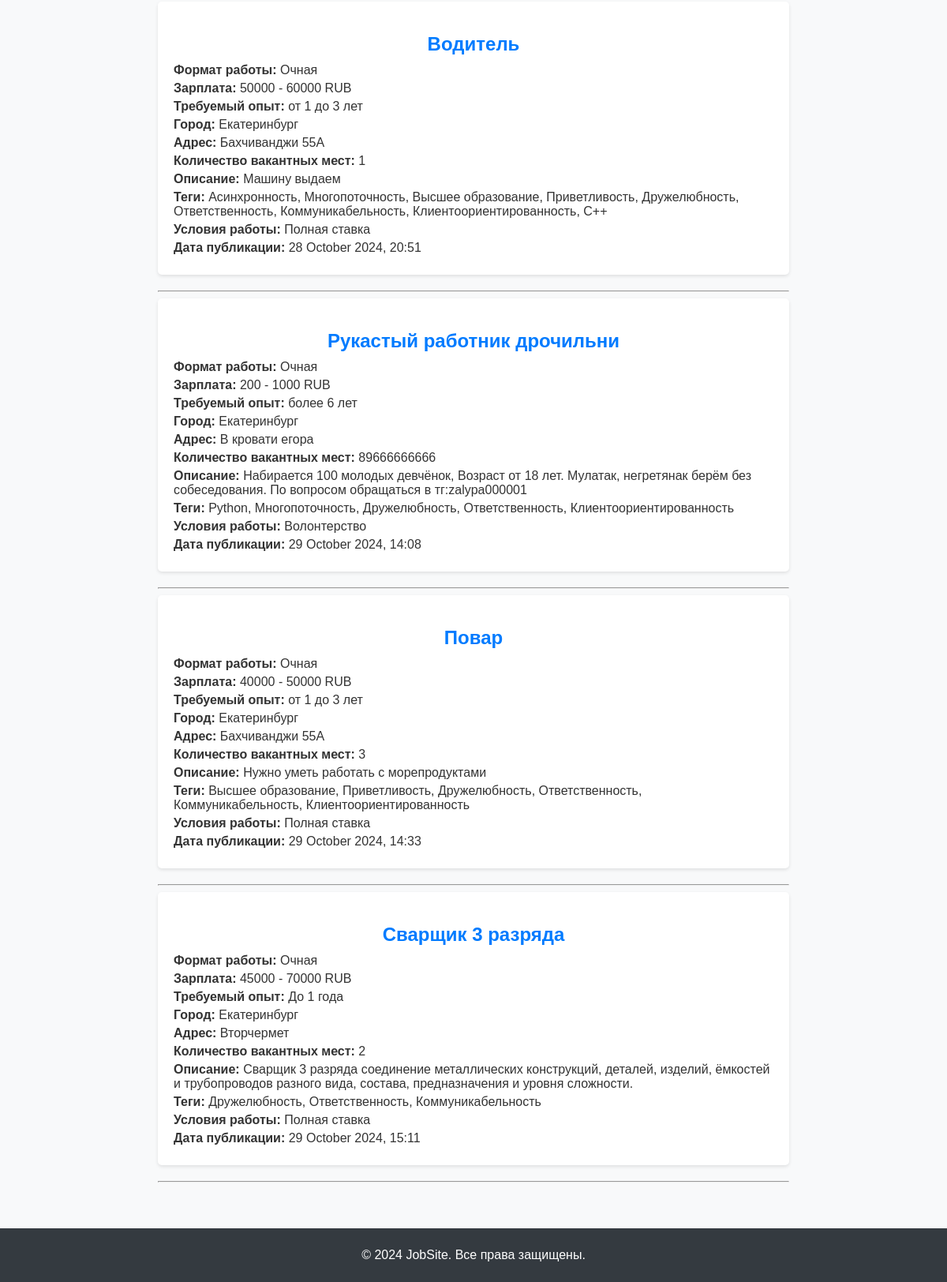
The page /vacancies/ (signed in, lower part) on the database as committed earlier.
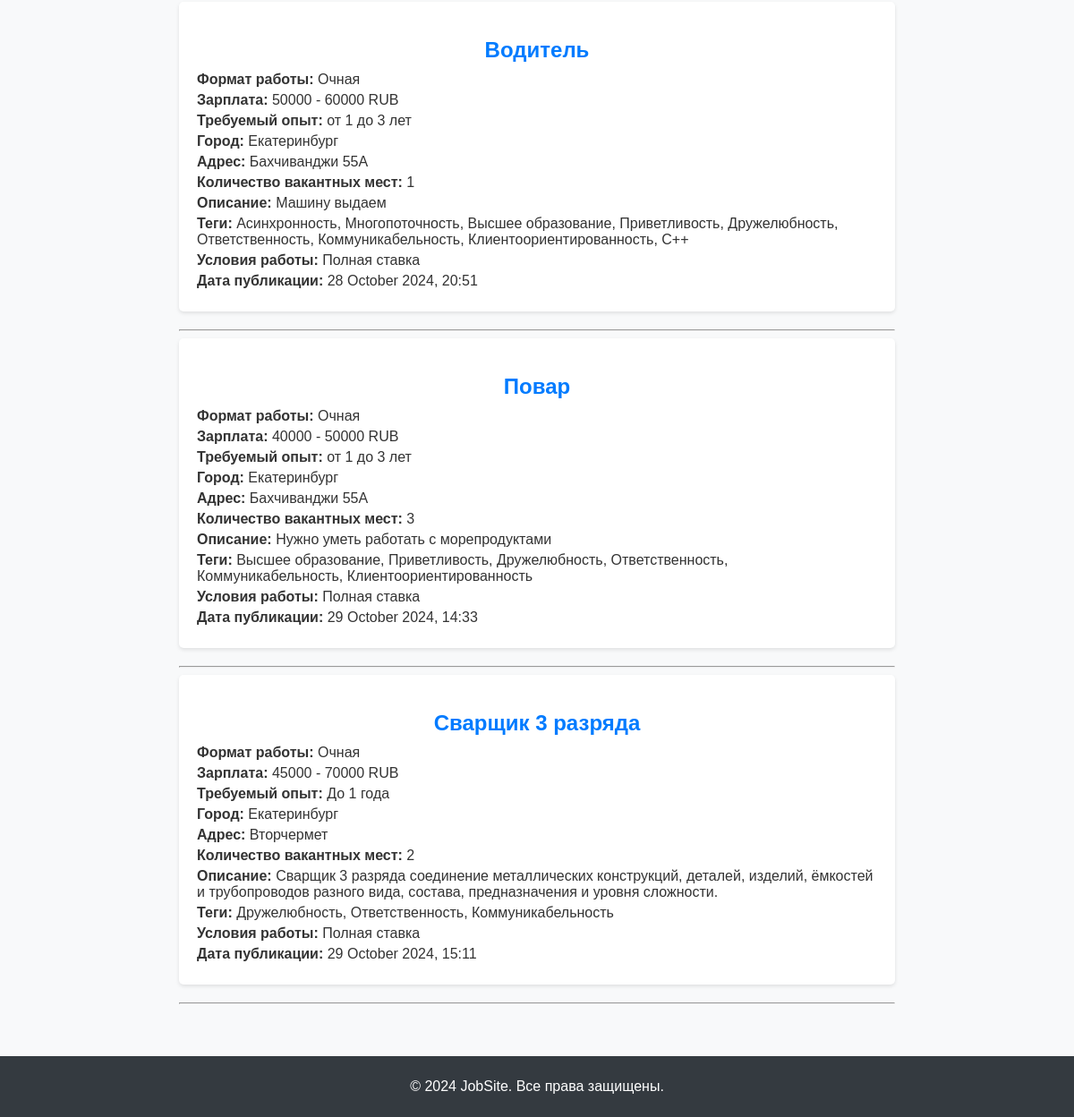
The same page on the database as committed later.
### api/models.py (models this page shows, shortened)
class Vacancy(models.Model):
    WORK_FORMAT_CHOICES = [
        ('remote', 'Удаленная'),
        ('hybrid', 'Гибридная'),
        ('onsite', 'Очная'),
    ]
    WORK_CONDITION_CHOICES = [
        ('full_time', 'Полная ставка'),
        ('part_time', 'Неполная ставка'),
        ('internship', 'Стажировка'),
        ('volunteering', 'Волонтерство'),
        ('one_time', 'Разовое задание'),
        ('project', 'Проектная работа'),
    ]
    CURRENCY_CHOICES = [
        ('RUB', 'RUB'),
        ('USD', 'USD'),
        ('EUR', 'EUR'),
    ]
    EXPERIENCE_CHOICES = [
        ('0', 'Без опыта'),
        ('1', 'До 1 года'),
        ('1-3', 'от 1 до 3 лет'),
        ('3-6', 'от 3 до 6 лет'),
        ('6', 'более 6 лет'),
    ]
    STATUS_CHOICES = [
        ('published', 'Опубликована'),
        ('archived', 'В архиве'),
        ('checking', 'На проверке'),
    ]
    title = models.CharField(max_length=255, verbose_name='Название')
    work_format = models.CharField(
        max_length=10,
        choices=WORK_FORMAT_CHOICES,
        default='onsite',
        verbose_name='Формат работы'
    )
    min_salary = models.PositiveIntegerField(verbose_name='Минимальная зарплата')
    max_salary = models.PositiveIntegerField(verbose_name='Максимальная зарплата')
    currency = models.CharField(
        max_length=3,
        choices=CURRENCY_CHOICES,
        default='RUB',
        verbose_name='Валюта'
    )
    experience = models.CharField(
        max_length=10,
        choices=EXPERIENCE_CHOICES,
        default='0',
        verbose_name='Опыт работы'
    )
    city = models.CharField(max_length=255, verbose_name='Город')
    address = models.CharField(max_length=255, verbose_name='Адрес')
    number_of_openings = models.PositiveIntegerField(verbose_name='Количество вакантных мест')
    description = models.TextField(verbose_name='Описание')
    tech_stack_tags = models.ManyToManyField('TechStackTag', blank=True, verbose_name='Навыки')
    work_condition_tags = models.CharField(
        max_length=20,
        choices=WORK_CONDITION_CHOICES,
        default='full_time',
        verbose_name='Условие работы'
    )
    publication_date = models.DateTimeField(auto_now_add=True, verbose_name='Дата публикации')
    status = models.CharField(
        max_length=10,
        choices=STATUS_CHOICES,
        default='published',
        verbose_name='Статус'
    )
    class Meta:
        verbose_name = 'Вакансия'
        verbose_name_plural = 'Вакансии'
    def formatted_publication_date(self):
        return self.publication_date.strftime('%d %B %Y, %H:%M')

class TechStackTag(models.Model):
    name = models.CharField(max_length=100, unique=True, verbose_name='Навык')
    class Meta:
        verbose_name = 'Навык'
        verbose_name_plural = 'Навыки'

### api/views.py (the view)
# urls.py: path('vacancies/', vacancy_list, name='vacancy_list'),
@login_required
def vacancy_list(request):
    vacancies = Vacancy.objects.filter(status='published')  # Фильтрация по статусу
    return render(request, 'vacancy_list.html', {'vacancies': vacancies})

### templates/vacancy_list.html (shortened to what this page needs)
{% extends 'base.html' %}
{% block content %}
    <div class="vacancy-list">
        {% for vacancy in vacancies %}
        <div class="vacancy-item">
            <h2>{{ vacancy.title }}</h2>
            <p><strong>Формат работы:</strong> {{ vacancy.get_work_format_display }}</p>
            <p><strong>Зарплата:</strong> {{ vacancy.min_salary }} - {{ vacancy.max_salary }} {{ vacancy.currency }}</p>
            <p><strong>Требуемый опыт:</strong> {{ vacancy.get_experience_display }}</p>
            <p><strong>Город:</strong> {{ vacancy.city }}</p>
            <p><strong>Адрес:</strong> {{ vacancy.address }}</p>
            <p><strong>Количество вакантных мест:</strong> {{ vacancy.number_of_openings }}</p>
            <p><strong>Описание:</strong> {{ vacancy.description }}</p>
            <p><strong>Теги:</strong>
                {% for tag in vacancy.tech_stack_tags.all %}
                    {{ tag.name }}{% if not forloop.last %}, {% endif %}
                {% endfor %}
            </p>
            <p><strong>Условия работы:</strong> {{ vacancy.get_work_condition_tags_display }}</p>
            <p><strong>Дата публикации:</strong> {{ vacancy.formatted_publication_date }}</p>
        </div>
        <hr>
        {% empty %}
        <p>Вакансий нет</p>
        {% endfor %}
    </div>
{% endblock %}

Rows that differ between the two databases and show on the page:
no longer on this page (row edited): Vacancy: title "Рукастый работник дрочильни", work_format "Очная", min_salary "200", max_salary "1000", currency "RUB", experience "более 6 лет", city "Екатеринбург", address "В кровати егора", number_of_openings "89666666666", description "Набирается 100 молодых девчëнок, Возраст от 18 лет. Мулатак, негретянак берëм без собеседования. По вопросом обращаться в тг:zalypa000001", work_condition_tags "Волонтерство", formatted_publication_date "29 October 2024, 14:08", TechStackTag (name "Многопоточность"), TechStackTag (name "Дружелюбность"), TechStackTag (name "Ответственность"), TechStackTag (name "Клиентоориентированность")
no longer on this page (row unchanged): TechStackTag: name "Python", shown under "Рукастый работник дрочильни"
